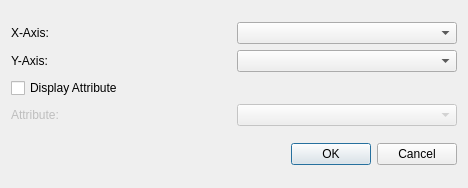
<?xml version="1.0" encoding="UTF-8"?>
<ui version="4.0">
 <class>CrossplotVolumesInputDialog</class>
 <widget class="QDialog" name="CrossplotVolumesInputDialog">
  <property name="geometry">
   <rect>
    <x>0</x>
    <y>0</y>
    <width>468</width>
    <height>188</height>
   </rect>
  </property>
  <property name="windowTitle">
   <string>Dialog</string>
  </property>
  <layout class="QVBoxLayout" name="verticalLayout">
   <item>
    <layout class="QGridLayout" name="gridLayout">
     <item row="0" column="0">
      <widget class="QLabel" name="label">
       <property name="text">
        <string>X-Axis:</string>
       </property>
      </widget>
     </item>
     <item row="0" column="1">
      <widget class="QComboBox" name="cbVolumeX"/>
     </item>
     <item row="1" column="0">
      <widget class="QLabel" name="label_2">
       <property name="text">
        <string>Y-Axis:</string>
       </property>
      </widget>
     </item>
     <item row="1" column="1">
      <widget class="QComboBox" name="cbVolumeY"/>
     </item>
     <item row="2" column="0">
      <widget class="QCheckBox" name="cbAttribute">
       <property name="text">
        <string>Display Attribute</string>
       </property>
      </widget>
     </item>
     <item row="3" column="0">
      <widget class="QLabel" name="labelAttribute">
       <property name="enabled">
        <bool>false</bool>
       </property>
       <property name="text">
        <string>Attribute:</string>
       </property>
      </widget>
     </item>
     <item row="3" column="1">
      <widget class="QComboBox" name="cbVolumeAttribute">
       <property name="enabled">
        <bool>false</bool>
       </property>
      </widget>
     </item>
    </layout>
   </item>
   <item>
    <widget class="QDialogButtonBox" name="buttonBox">
     <property name="orientation">
      <enum>Qt::Horizontal</enum>
     </property>
     <property name="standardButtons">
      <set>QDialogButtonBox::Cancel|QDialogButtonBox::Ok</set>
     </property>
    </widget>
   </item>
  </layout>
 </widget>
 <resources/>
 <connections>
  <connection>
   <sender>buttonBox</sender>
   <signal>accepted()</signal>
   <receiver>CrossplotVolumesInputDialog</receiver>
   <slot>accept()</slot>
   <hints>
    <hint type="sourcelabel">
     <x>248</x>
     <y>254</y>
    </hint>
    <hint type="destinationlabel">
     <x>157</x>
     <y>274</y>
    </hint>
   </hints>
  </connection>
  <connection>
   <sender>buttonBox</sender>
   <signal>rejected()</signal>
   <receiver>CrossplotVolumesInputDialog</receiver>
   <slot>reject()</slot>
   <hints>
    <hint type="sourcelabel">
     <x>316</x>
     <y>260</y>
    </hint>
    <hint type="destinationlabel">
     <x>286</x>
     <y>274</y>
    </hint>
   </hints>
  </connection>
  <connection>
   <sender>cbAttribute</sender>
   <signal>toggled(bool)</signal>
   <receiver>cbVolumeAttribute</receiver>
   <slot>setEnabled(bool)</slot>
   <hints>
    <hint type="sourcelabel">
     <x>91</x>
     <y>113</y>
    </hint>
    <hint type="destinationlabel">
     <x>210</x>
     <y>147</y>
    </hint>
   </hints>
  </connection>
  <connection>
   <sender>cbAttribute</sender>
   <signal>toggled(bool)</signal>
   <receiver>labelAttribute</receiver>
   <slot>setEnabled(bool)</slot>
   <hints>
    <hint type="sourcelabel">
     <x>91</x>
     <y>113</y>
    </hint>
    <hint type="destinationlabel">
     <x>91</x>
     <y>147</y>
    </hint>
   </hints>
  </connection>
 </connections>
</ui>
